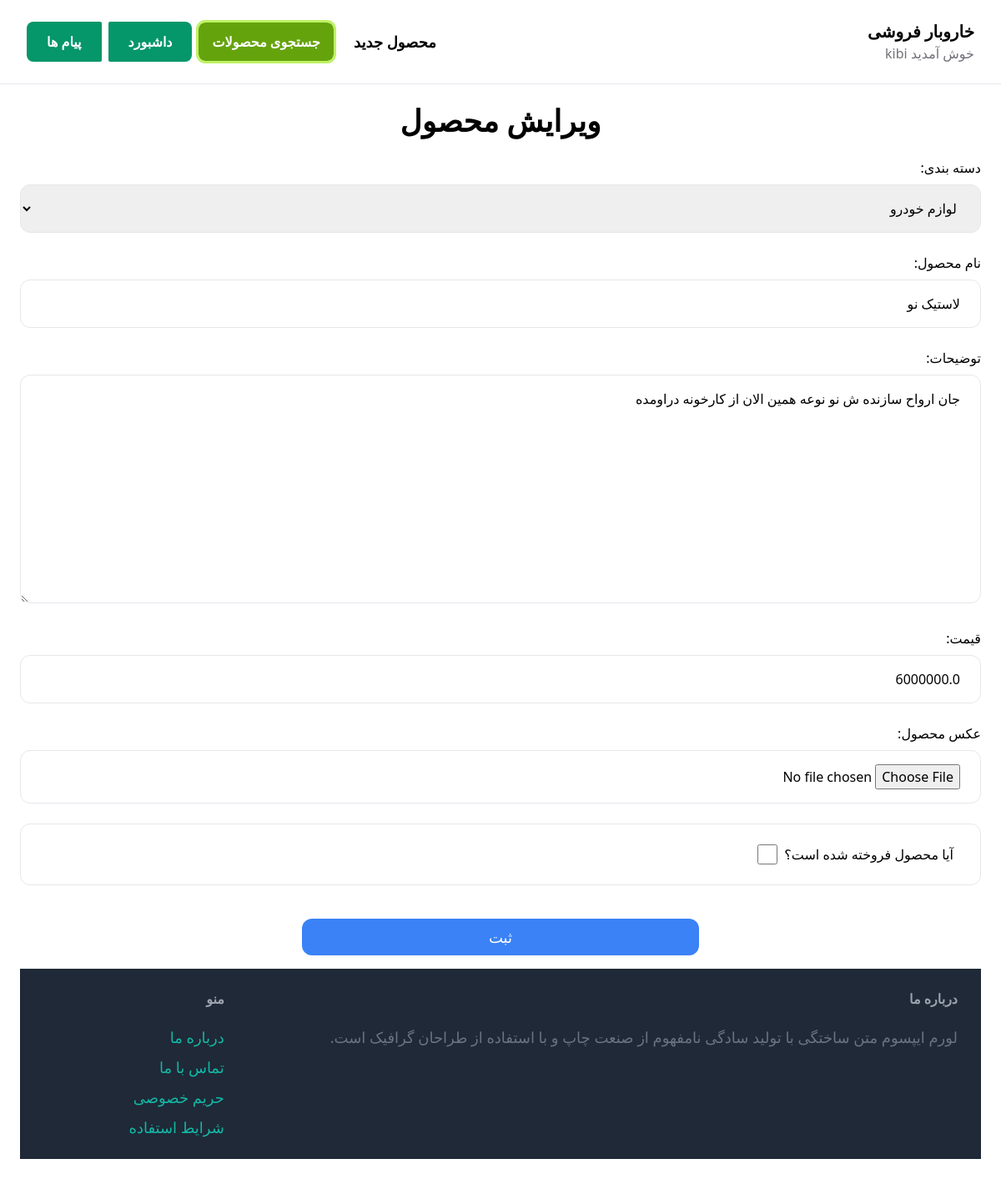
Before: /items/15/edit (signed in) with the older database file.
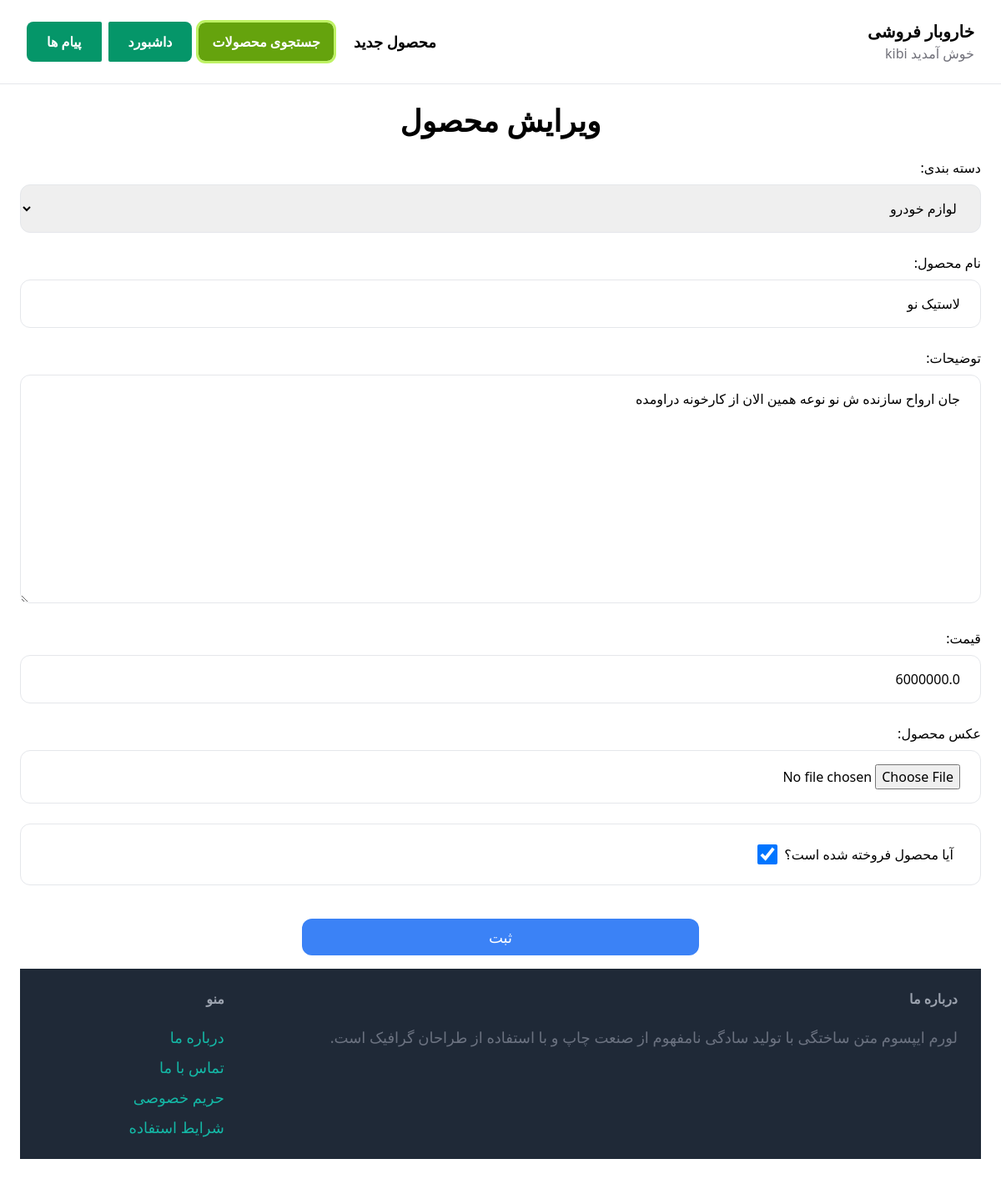
After: the same page with the newer database file.
### item/models.py (models this page shows, shortened)
class Item(models.Model):
    category = models.ForeignKey(Category , related_name='items',on_delete=models.CASCADE,verbose_name='دسته بندی')
    name = models.CharField(max_length=255,verbose_name='نام محصول')
    description = models.TextField(blank=True, null=True,verbose_name='توضیحات')
    price = models.FloatField(verbose_name='قیمت')
    image = models.ImageField(upload_to='item_images',blank=True,null=True,verbose_name='عکس محصول')
    is_sold = models.BooleanField(default=False,verbose_name='آیا محصول فروخته شده است؟')
    is_deleted = models.BooleanField(default=False)
    created_by = models.ForeignKey(User, related_name='items', on_delete=models.CASCADE)
    created_at = jmodels.jDateTimeField(auto_now_add=True)
    is_approved = models.BooleanField(default=False,verbose_name='آیا محصول مورد تایید است؟')
    is_rejected = models.BooleanField(default=False,)
    reject_msg = models.TextField(blank=True, null=True, verbose_name='توضیحات عدم تایید محصول')
    modified_at = jmodels.jDateTimeField(auto_now=True)

### item/views.py (the view)
# urls.py: path('<int:pk>/edit', views.edit_item , name='edit'),
@login_required
def edit_item(request, pk):
    item = get_object_or_404(Item, pk=pk)
    if not (request.user == item.created_by or request.user.is_superuser):
        return render(request, 'core/403.html', status=403)
    if request.method == 'POST':
        if request.user.is_superuser:
            form = AdminEditItemForm(request.POST, request.FILES, instance=item)
        else:
            form = EditItemForm(request.POST, request.FILES, instance=item)
        if form.is_valid():
            if request.user.is_superuser:
                action = form.cleaned_data.get('action')  # Use get() method to avoid KeyError
                if action == 'is_rejected':
                    item.is_rejected = True
                    item.is_approved = False
                elif action == 'is_approved':
                    item.is_rejected = False
                    item.is_approved = True
            else: # if user edited, item would go to admin check state
                item.is_approved = False
                item.is_rejected = False
            form.save()
            return redirect('item:detail', pk=item.id)
    else:
        if request.user.is_superuser:
            form = AdminEditItemForm(instance=item)
        else:
            form = EditItemForm(instance=item)
    return render(request, 'item/form.html', {
        'form': form,
        'title': 'ویرایش محصول',
        'user': request.user,
    })

### item/forms.py
class EditItemForm(forms.ModelForm):
    class Meta:
        model = Item
        fields = ('category', 'name', 'description', 'price', 'image', 'is_sold')
        widgets = {
            'category': forms.Select(attrs={
                'class': INPUT_CLASSES
            }),
            'name': forms.TextInput(attrs={
                'class': INPUT_CLASSES
            }),
            'description': forms.Textarea(attrs={
                'class': INPUT_CLASSES
            }),
             'price': forms.TextInput(attrs={
                'class': INPUT_CLASSES,
                'value': 0
            }),
            'image': forms.FileInput(attrs={
                'class': INPUT_CLASSES
            }),
            'is_sold': forms.CheckboxInput(attrs={
                'class': "checked:bg-blue-500 w-6 h-6 text-blue-600 border-gray-300 rounded focus:ring-transparent"
            }),
        }

### core/context_processors.py (called while the page is built)
def js_messages(request):
    js_messages = [str(message) for message in messages.get_messages(request)]
    return {'js_messages': js_messages}

### item/models.py (called while the page is built)
    def __str__(self):
        return self.name

### item/templates/item/form.html (shortened to what this page needs)
{% extends "core/base.html" %}
{% block content %}
<center><h1 class='mb-6 mx-0 text-4xl font-bold '>{{ title }}</h1></center>
<form action="" enctype="multipart/form-data" method="POST">
    <div class="space-y-4">
        {% for field in form %}
            {% if field.name == 'is_sold' %}
                <div class="py-4 px-6 rounded-xl border w-full">
                    <label for="{{ field.id_for_label }}" class="flex items-center">
                        <span class="m-2">{{ field.label }}</span>
                        {{ field }}
                    </label>
                </div>
            {% elif field.name == 'reject_msg' and form.is_rejected.value %}
                <div class="py-4 px-6 rounded-xl border w-full">
                    <label for="{{ field.id_for_label }}" class="block font-bold text-gray-700">{{ field.label }}</label>
                    {{ field }}
                    {{ field.errors }}
                </div>
            {% else %}
                <div>
                    {{ field.label_tag }}
                    {{ field }}
                </div>
            {% endif %}
        {% endfor %}
    <div>
    <center><button type="submit" class="mt-6 py-2 px- lg:px-56 text-lg bg-blue-500
     hover:bg-blue-700 rounded-xl text-white">ثبت</button><center>
</form>
{% endblock %}

Changed rows visible on the page:
changed Item "لوازم خودرو": is_sold "☐" → "☑"
